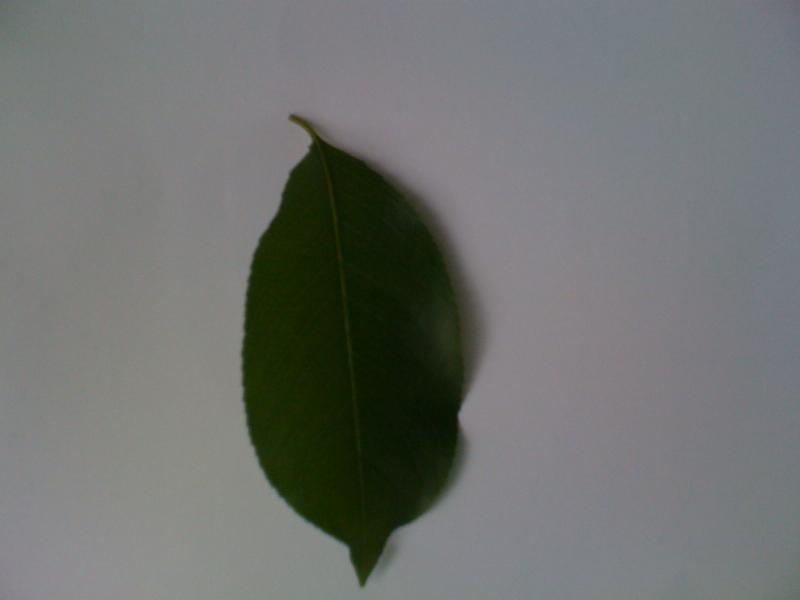
#> input picture test/1248105888_0000.jpg, 800 x 600 px
$ python create_labels.py test   (Python 2 division)   (older library calls are emulated)
#> lines starting #> are read from the running program, lines starting #| are printed output that depends on the picture; after the words box and inside, x2 and y2 are one past the last pixel; in counts of white or black regions, pixels touching at a corner belong together
import sys, os, cv2
import numpy as np

try:
    seg_dir = os.path.abspath(sys.argv[1])
except:
    print "\nUSAGE: python create_labels.py segments_dir\n"
    sys.exit()


out_dir = "test_label"
if not os.path.exists(out_dir):
    os.mkdir(out_dir)
# os.chdir(out_dir)
labels = []
features = []

for subdir, dirs, files in os.walk(os.path.join('..', seg_dir)):
    for file in files:
        filename, ext = os.path.splitext(file)
        path_prefix = os.path.split(subdir)[-1]

        img = cv2.imread(os.path.join(subdir, file),0)
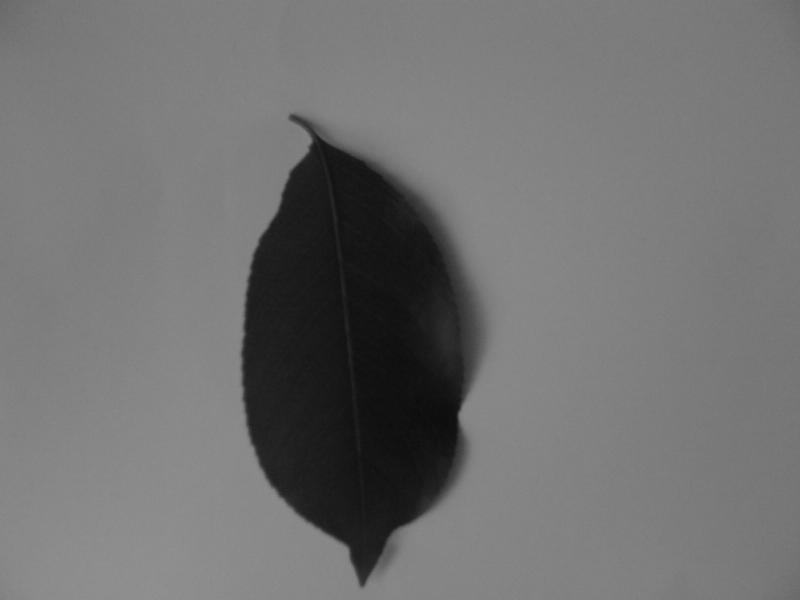
#> img: shape (600, 800); min 11, max 144, mean 112.7

        labels.append(path_prefix)

        ret,thresh = cv2.threshold(img,127,255,0)
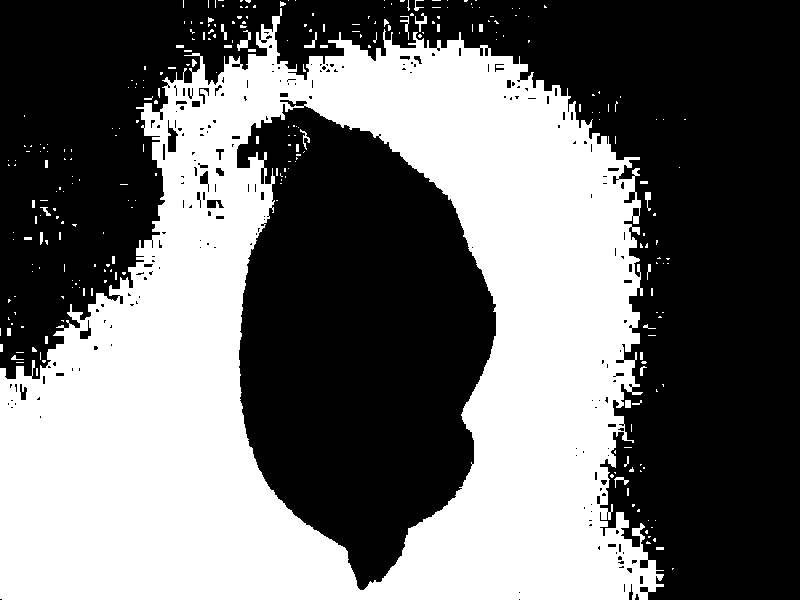
#> thresh: shape (600, 800); 43.6% white; 282 white regions (241 under 20 px)
        (cnts, heigh) = cv2.findContours(thresh.copy(),cv2.cv.CV_RETR_CCOMP, cv2.cv.CV_CHAIN_APPROX_NONE )
#> cnts = 508 contours, 421 with area under 20; largest, box (x1, y1, x2, y2) and area: (0, 8, 664, 600) 293620, (236, 103, 497, 591) 87192, (167, 119, 179, 153) 228, (206, 199, 225, 209) 130, (279, 99, 308, 108) 124; heigh = 508 rows, first 6: [1, -1, -1, -1], [2, 0, -1, -1], [3, 1, -1, -1], [4, 2, -1, -1], [5, 3, -1, -1], [6, 4, -1, -1]

        height = thresh.shape[0]
#> height = 600
        width = thresh.shape[1]
#> width = 800
        new = np.zeros((height,width,3), np.uint8)
        cv2.drawContours(new,cnts,-1,(0, 255, 0),30)
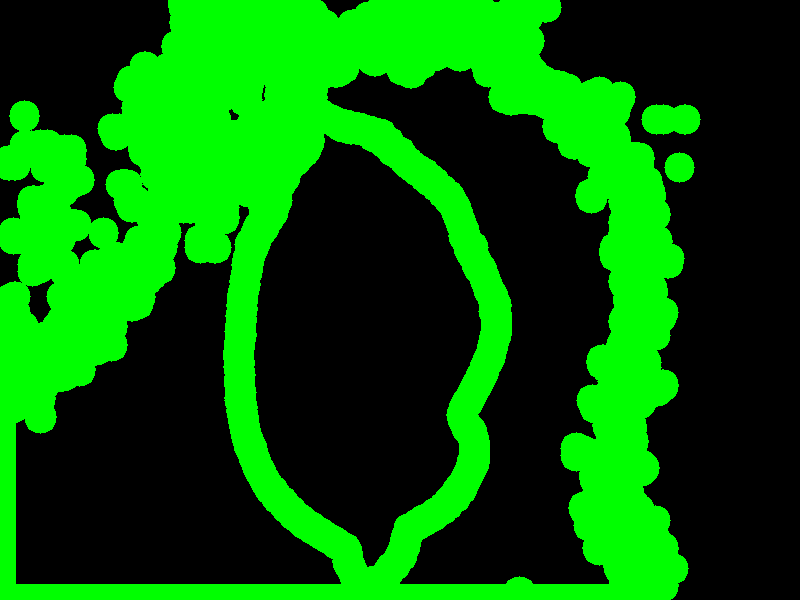
#> new: shape (600, 800, 3); mean of channels 0, 1, 2 0, 97.1, 0; drawn as B, G, R
        cv2.imwrite(os.path.join(out_dir, file), new)


# # partition the data into training and testing splits, using 75%
# # of the data for training and the remaining 25% for testing
# (trainFeat, testFeat, trainLabels, testLabels) = train_test_split(
# 	features, labels, test_size=0.25, random_state=42)
#
# model = KNeighborsClassifier(n_neighbors=4,	n_jobs=-1)
# model.fit(trainFeat, trainLabels)
# acc = model.score(testFeat, testLabels)
# print("[INFO] raw pixel accuracy: {:.2f}%".format(acc * 100))

$ run again, on test/1258771293_0000.jpg
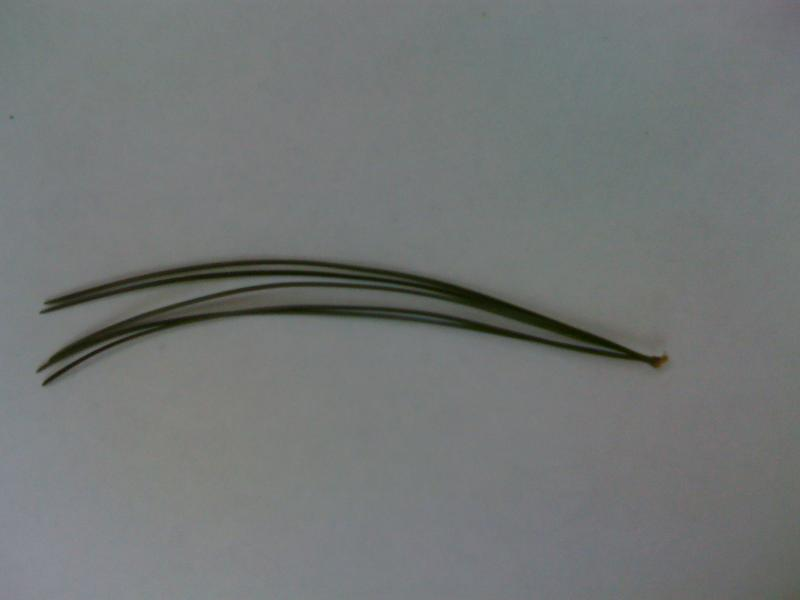
#> input picture test/1258771293_0000.jpg, 800 x 600 px
#> `ret,thresh = cv2.threshold(img,127,255,0)`:
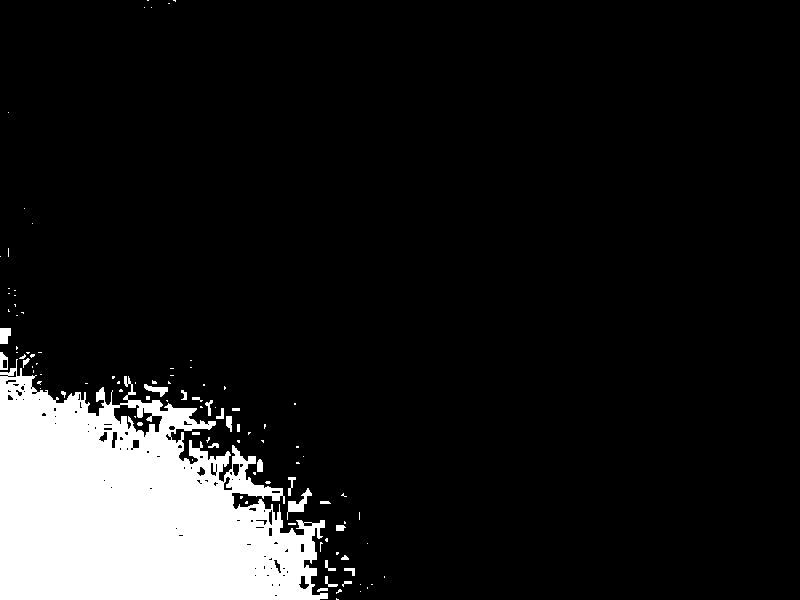
#> thresh: shape (600, 800); 11.1% white; 104 white regions (77 under 20 px)
#> cnts = 197 contours, 154 with area under 20; largest, box (x1, y1, x2, y2) and area: (0, 359, 328, 600) 51976, (113, 404, 163, 438) 760, (287, 488, 312, 520) 198, (0, 328, 11, 344) 126, (144, 384, 168, 397) 109; heigh = 197 rows, first 6: [1, -1, -1, -1], [2, 0, -1, -1], [3, 1, -1, -1], [4, 2, -1, -1], [5, 3, -1, -1], [6, 4, -1, -1]
#> `cv2.drawContours(new,cnts,-1,(0, 255, 0),30)`:
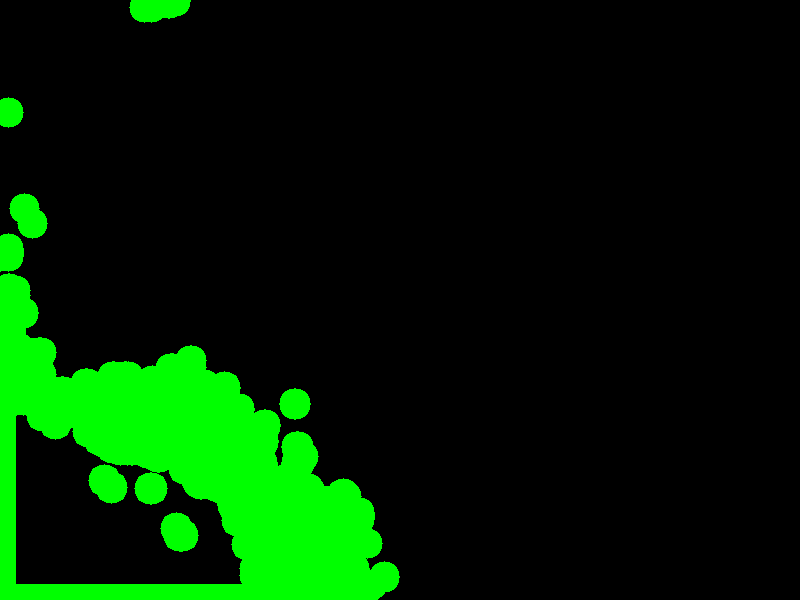
#> new: shape (600, 800, 3); mean of channels 0, 1, 2 0, 33.3, 0; drawn as B, G, R

$ run again, on test/1258771293_0001.jpg
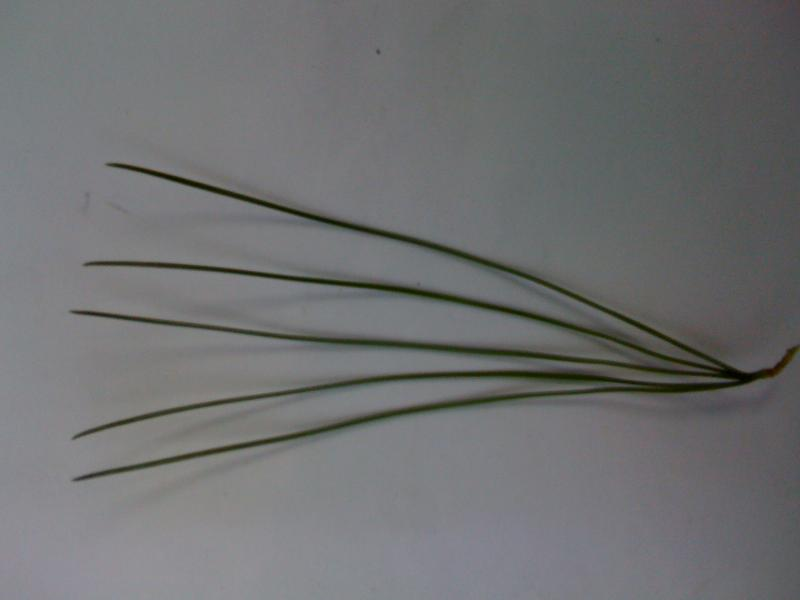
#> input picture test/1258771293_0001.jpg, 800 x 600 px
#> `ret,thresh = cv2.threshold(img,127,255,0)`:
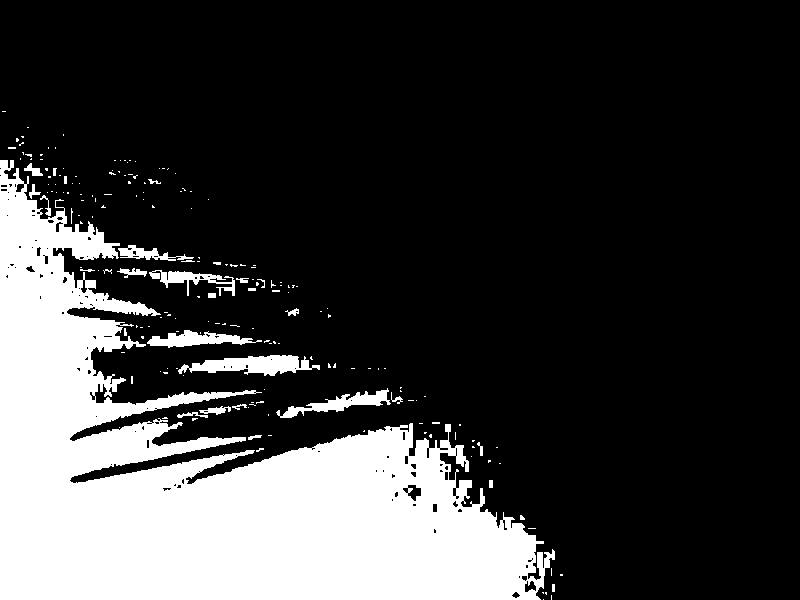
#> thresh: shape (600, 800); 22.9% white; 190 white regions (160 under 20 px)
#> cnts = 316 contours, 269 with area under 20; largest, box (x1, y1, x2, y2) and area: (0, 160, 555, 600) 101720, (178, 355, 320, 376) 1518, (147, 330, 262, 348) 900, (276, 388, 391, 418) 892, (149, 270, 235, 296) 599; heigh = 316 rows, first 6: [1, -1, -1, -1], [2, 0, -1, -1], [3, 1, -1, -1], [4, 2, -1, -1], [5, 3, -1, -1], [6, 4, -1, -1]
#> `cv2.drawContours(new,cnts,-1,(0, 255, 0),30)`:
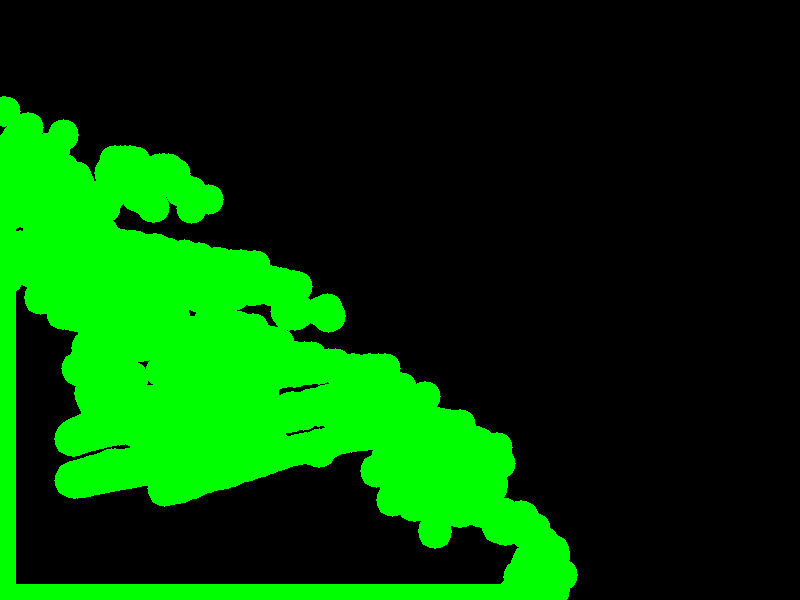
#> new: shape (600, 800, 3); mean of channels 0, 1, 2 0, 66.9, 0; drawn as B, G, R
